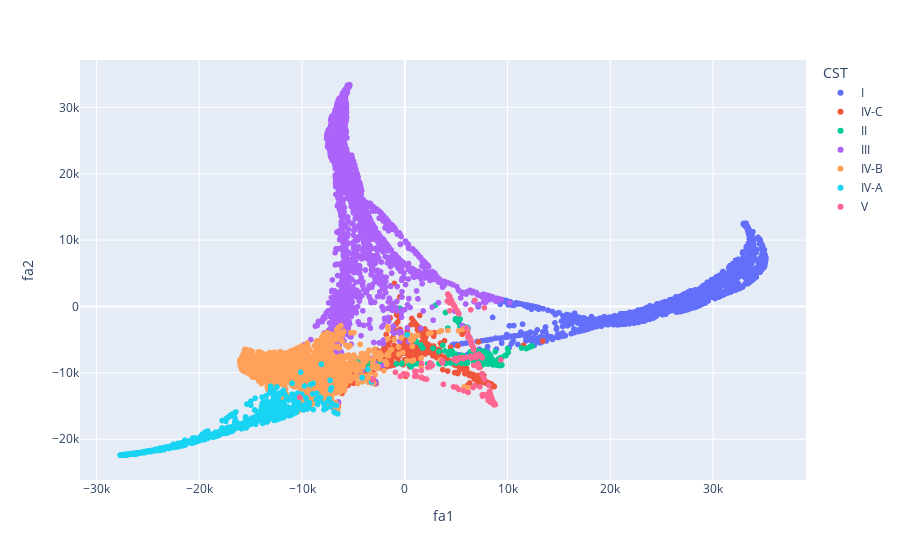

Source (notebook cell):
### Code cell
# graph_df['vag_fluid'] = graph_df.vag_fluid.astype(str)
graph_df = pd.DataFrame(adata_res.obsm['X_draw_graph_fa'], index = in_meta.index, columns=['fa1', 'fa2'])
graph_df = graph_df.merge(in_meta, left_index=True, right_index=True)
graph_df['BV_status'] = graph_df['BV_status'].fillna('no_data')
px.scatter(graph_df, x = 'fa1', y = 'fa2', color = 'CST')

### Figure 1 — Plotly figure (JSON) as saved in the notebook; plotly's stock layout.template omitted (floating-point values rounded to 4 significant figures; data arrays with more than 128 entries replaced by an {"elided": "..."} marker saying what was removed)
{"data": [{"hovertemplate": "CST=I<br>fa1=%{x}<br>fa2=%{y}<extra></extra>", "legendgroup": "I", "marker": {"color": "#636efa", "symbol": "circle"}, "mode": "markers", "name": "I", "showlegend": true, "type": "scattergl", "x": {"elided": "1557 float values"}, "xaxis": "x", "y": {"elided": "1557 float values"}, "yaxis": "y"}, {"hovertemplate": "CST=IV-C<br>fa1=%{x}<br>fa2=%{y}<extra></extra>", "legendgroup": "IV-C", "marker": {"color": "#EF553B", "symbol": "circle"}, "mode": "markers", "name": "IV-C", "showlegend": true, "type": "scattergl", "x": {"elided": "558 float values"}, "xaxis": "x", "y": {"elided": "558 float values"}, "yaxis": "y"}, {"hovertemplate": "CST=II<br>fa1=%{x}<br>fa2=%{y}<extra></extra>", "legendgroup": "II", "marker": {"color": "#00cc96", "symbol": "circle"}, "mode": "markers", "name": "II", "showlegend": true, "type": "scattergl", "x": {"elided": "274 float values"}, "xaxis": "x", "y": {"elided": "274 float values"}, "yaxis": "y"}, {"hovertemplate": "CST=III<br>fa1=%{x}<br>fa2=%{y}<extra></extra>", "legendgroup": "III", "marker": {"color": "#ab63fa", "symbol": "circle"}, "mode": "markers", "name": "III", "showlegend": true, "type": "scattergl", "x": {"elided": "2524 float values"}, "xaxis": "x", "y": {"elided": "2524 float values"}, "yaxis": "y"}, {"hovertemplate": "CST=IV-B<br>fa1=%{x}<br>fa2=%{y}<extra></extra>", "legendgroup": "IV-B", "marker": {"color": "#FFA15A", "symbol": "circle"}, "mode": "markers", "name": "IV-B", "showlegend": true, "type": "scattergl", "x": {"elided": "2065 float values"}, "xaxis": "x", "y": {"elided": "2065 float values"}, "yaxis": "y"}, {"hovertemplate": "CST=IV-A<br>fa1=%{x}<br>fa2=%{y}<extra></extra>", "legendgroup": "IV-A", "marker": {"color": "#19d3f3", "symbol": "circle"}, "mode": "markers", "name": "IV-A", "showlegend": true, "type": "scattergl", "x": {"elided": "697 float values"}, "xaxis": "x", "y": {"elided": "697 float values"}, "yaxis": "y"}, {"hovertemplate": "CST=V<br>fa1=%{x}<br>fa2=%{y}<extra></extra>", "legendgroup": "V", "marker": {"color": "#FF6692", "symbol": "circle"}, "mode": "markers", "name": "V", "showlegend": true, "type": "scattergl", "x": {"elided": "167 float values"}, "xaxis": "x", "y": {"elided": "167 float values"}, "yaxis": "y"}], "layout": {"legend": {"title": {"text": "CST"}, "tracegroupgap": 0}, "margin": {"t": 60}, "xaxis": {"anchor": "y", "domain": [0, 1], "title": {"text": "fa1"}}, "yaxis": {"anchor": "x", "domain": [0, 1], "title": {"text": "fa2"}}}}
